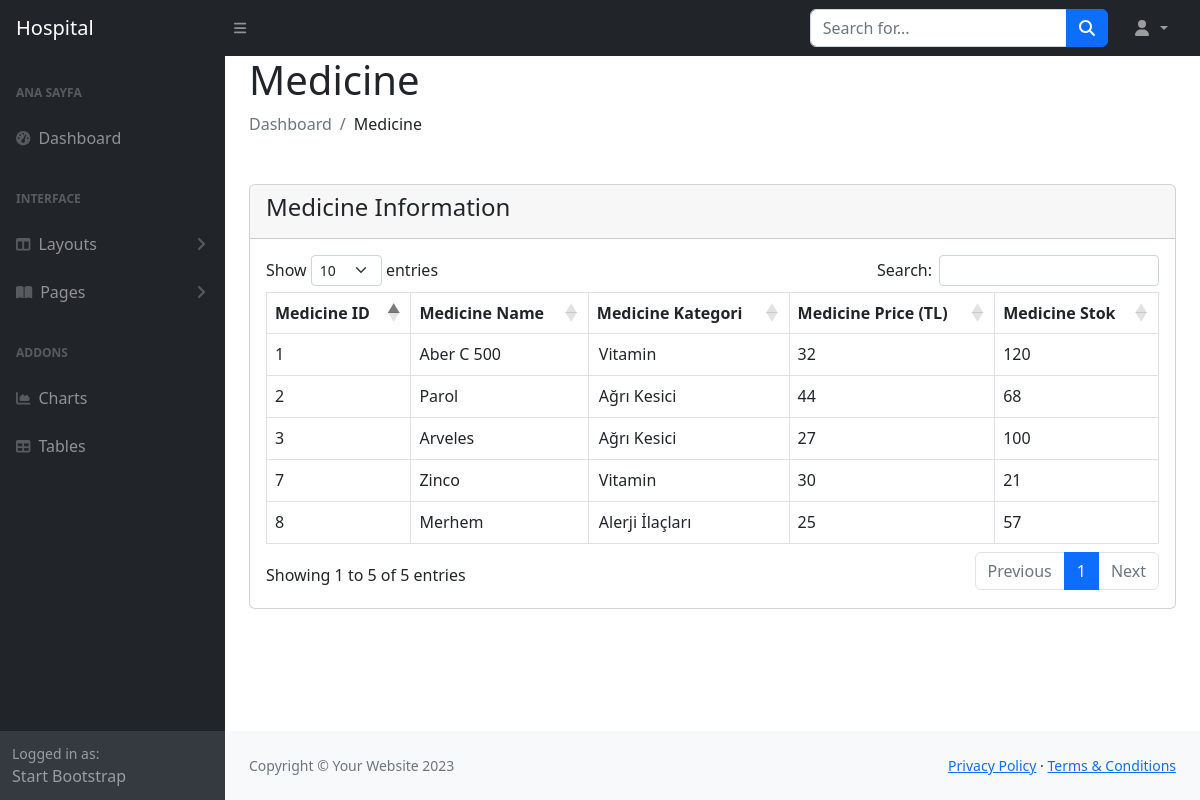
The page /Hospital_Managament_System/admin/medicine.php on the database its author committed.
### tables this page shows
CREATE TABLE `medicine` (
  `medicine_id` int(11) NOT NULL,
  `name` longtext NOT NULL,
  `medicine_category_id` int(11) NOT NULL,
  `price` longtext NOT NULL,
  `stok` int(10) NOT NULL
);

### Hospital_Managament_System/admin/medicine.php (the view, shortened to what this page needs)
<?php
include("config/dbcon.php");
include("includes/header.php"); ?>
<div class="container-fluid px-4">
<div class="row">
        <div class="col-md-5">
            <h1>Medicine</h1>
            <ol class="breadcrumb mb-4">
                <li class="breadcrumb-item active">Dashboard</li>
                <li class="breadcrumb-item">Medicine</li>
            </ol>
        </div>
    </div>
    <div class="row mt-4">
        <div class="col-md-12">
            <div class="card">
                <div class="card-header">
                    <h4>Medicine Information
                    </h4>
                </div>
                <div class="card-body">
                    <table class='table table-bordered table-responsive' id="table" data-toggle="table"
                        data-search="true" data-filter-control="true" data-show-export="true"
                        data-click-to-select="true" data-toolbar="#toolbar">
                        <thead>
                            <tr>
                                <th data-field="medicine_id" data-filter-control="input" data-sortable="true">Medicine ID</th>
                                <th data-field="name" data-filter-control="input" data-sortable="true">Medicine Name</th>
                                <th data-field="medicine_category_id" data-filter-control="input" data-sortable="true">Medicine Kategori</th>
                                <th data-field="price" data-filter-control="input" data-sortable="true">Medicine Price (TL)</th>
                                <th data-field="stok" data-filter-control="input" data-sortable="true">Medicine Stok</th>
                            </tr>
                        </thead>
                        <tbody>
                            <?php
                                $query = "SELECT * FROM medicine";
                                $query_run = mysqli_query($con, $query);
                                if (mysqli_num_rows($query_run) > 0) {
                                foreach ($query_run as $row) {
                                    ?>
                                    <tr>
                                        <td><?= $row['medicine_id']; ?></td>
                                        <td><?= $row['name']; ?></td>
                                        <td>
                                        <?php
                                          $query1 = "SELECT * FROM medicine_category ORDER BY medicine_category_id" ;
                                          $query_run1 = mysqli_query($con, $query1);
                                          if (mysqli_num_rows($query_run1) > 0) {
                                            foreach ($query_run1 as $row1) {
                                                if($row['medicine_category_id'] == $row1['medicine_category_id']){?>
                                                <option value="<?= $row1['medicine_category_id'];?>"><?= $row1['name']; ?></option>
                                            <?php }?>
                                                <?php
                                            }
                                        }?>
                                        </td>
                                        <td><?= $row['price']; ?></td>
                                        <td><?= $row['stok']; ?></td>
                                    </tr>
                                    <?php
                                         }
                            } else {
                                ?>
                                <tr>
                                    <td colspan='12'>No Record Found</td>
                                </tr>
                                <?php
                            }
                            ?>
                        </tbody>
                    </table>
                </div>
            </div>
        </div>
    </div>
</div>
<?php
include("includes/footer.php");
include("includes/scripts.php");
?>

### Hospital_Managament_System/admin/includes/header.php (shortened to what this page needs)
<!DOCTYPE html>
<html lang="en">
<head>
    <link href="https://cdn.jsdelivr.net/npm/simple-datatables@7.1.2/dist/style.min.css" rel="stylesheet" />
    <link href="css/styles.css" rel="stylesheet" />
    <link rel="stylesheet" href="https://cdn.datatables.net/1.13.4/css/dataTables.bootstrap5.min.css" />
</head>
<body class="sb-nav-fixed">
    <?php include("includes/navbar-top.php"); ?>
    <div id="layoutSidenav">
    <?php include("includes/sidebar.php"); ?>
    <div id="layoutSidenav_content">
                <main>

### Hospital_Managament_System/admin/includes/navbar-top.php (shortened to what this page needs)
<nav class="sb-topnav navbar navbar-expand navbar-dark bg-dark">
    <a class="navbar-brand ps-3" href="index.html">Hospital</a>
    <button class="btn btn-link btn-sm order-1 order-lg-0 me-4 me-lg-0" id="sidebarToggle" href="#!"><i
            class="fas fa-bars"></i></button>
    <form class="d-none d-md-inline-block form-inline ms-auto me-0 me-md-3 my-2 my-md-0">
        <div class="input-group">
            <input class="form-control" type="text" placeholder="Search for..." aria-label="Search for..."
                aria-describedby="btnNavbarSearch" />
            <button class="btn btn-primary" id="btnNavbarSearch" type="button"><i class="fas fa-search"></i></button>
        </div>
    </form>
    <ul class="navbar-nav ms-auto ms-md-0 me-3 me-lg-4">
        <li class="nav-item dropdown">
            <a class="nav-link dropdown-toggle" id="navbarDropdown" href="#" role="button" data-bs-toggle="dropdown"
                aria-expanded="false">
                <i class="fas fa-user fa-fw"></i>
            </a>
        </li>
    </ul>
</nav>

### Hospital_Managament_System/admin/includes/sidebar.php (shortened to what this page needs)
<div id="layoutSidenav_nav">
    <nav class="sb-sidenav accordion sb-sidenav-dark" id="sidenavAccordion">
        <div class="sb-sidenav-menu">
            <div class="nav">
                <div class="sb-sidenav-menu-heading">Ana Sayfa</div>
                <?php
                    if(isset($_SESSION['auth_user']['sicil'])) {
                        $deger = $_SESSION['auth_user']['sicil'];
                        $query = "SELECT * FROM personel WHERE sicil = '$deger'";
                        $query_run = mysqli_query($con, $query);
                        $login_doctor = "SELECT * FROM doctor WHERE sicil = '$deger' ";
                        $login_run_doctor = mysqli_query($con, $login_doctor);
                        if (mysqli_num_rows($query_run) > 0)
                        {?>
                         <a class="nav-link" href="index_technical.php"><div class="sb-nav-link-icon"><i class="fas fa-tachometer-alt"></i></div>Dashboard</a>
                        <?php }
                        else if (mysqli_num_rows($login_run_doctor) > 0) {?>
                            <a class="nav-link" href="index_doctors.php"><div class="sb-nav-link-icon"><i class="fas fa-tachometer-alt"></i></div>Dashboard</a>
                            <?php }
                     ?>
                    <?php
                    if (mysqli_num_rows($query_run) > 0) {?>
                        <a class="nav-link" href="view_register.php"><div class="sb-nav-link-icon"><i class="fas fa-users"></i></div>Registered Users</a>
                        <?php }  ?>
                        <?php
                    if (mysqli_num_rows($query_run) > 0 OR mysqli_num_rows($login_run_doctor) > 0 ) {?>
                       <a class="nav-link" href="medicine.php"><div class="sb-nav-link-icon"><i class="fas fa-medkit"></i></div>Medicine</a>
                        <?php }
                }  else {?>
                    <a class="nav-link" href="index_patients.php"><div class="sb-nav-link-icon"><i class="fas fa-tachometer-alt"></i></div>Dashboard</a>
                       <?php }
                ?>
                <div class="sb-sidenav-menu-heading">Interface</div>
                <a class="nav-link collapsed" href="#" data-bs-toggle="collapse" data-bs-target="#collapseLayouts"
                    aria-expanded="false" aria-controls="collapseLayouts">
                    <div class="sb-nav-link-icon"><i class="fas fa-columns"></i></div>
                    Layouts
                    <div class="sb-sidenav-collapse-arrow"><i class="fas fa-angle-down"></i></div>
                </a>
                <a class="nav-link collapsed" href="#" data-bs-toggle="collapse" data-bs-target="#collapsePages"
                    aria-expanded="false" aria-controls="collapsePages">
                    <div class="sb-nav-link-icon"><i class="fas fa-book-open"></i></div>
                    Pages
                    <div class="sb-sidenav-collapse-arrow"><i class="fas fa-angle-down"></i></div>
                </a>
                <div class="sb-sidenav-menu-heading">Addons</div>
                <a class="nav-link" href="charts.html">
                    <div class="sb-nav-link-icon"><i class="fas fa-chart-area"></i></div>
                    Charts
                </a>
                <a class="nav-link" href="tables.html">
                    <div class="sb-nav-link-icon"><i class="fas fa-table"></i></div>
                    Tables
                </a>
            </div>
        </div>
        <div class="sb-sidenav-footer">
            <div class="small">Logged in as:</div>
            Start Bootstrap
        </div>
    </nav>
</div>

### Hospital_Managament_System/admin/includes/footer.php
</main>
<footer class="py-4 bg-light mt-auto">
    <div class="container-fluid px-4">
        <div class="d-flex align-items-center justify-content-between small">
            <div class="text-muted">Copyright &copy; Your Website 2023</div>
            <div>
                <a href="#">Privacy Policy</a>
                &middot;
                <a href="#">Terms &amp; Conditions</a>
            </div>
        </div>
    </div>
</footer>
</div>
</div>

### Hospital_Managament_System/admin/includes/scripts.php (shortened to what this page needs)
</body>
</html>

### rows shown on the page
medicine: medicine_id "1", name "Aber C 500", price "32", stok "120"
medicine: medicine_id "2", name "Parol", price "44", stok "68"
medicine: medicine_id "3", name "Arveles", price "27", stok "100"
medicine: medicine_id "7", name "Zinco", price "30", stok "21"
medicine: medicine_id "8", name "Merhem", price "25", stok "57"
